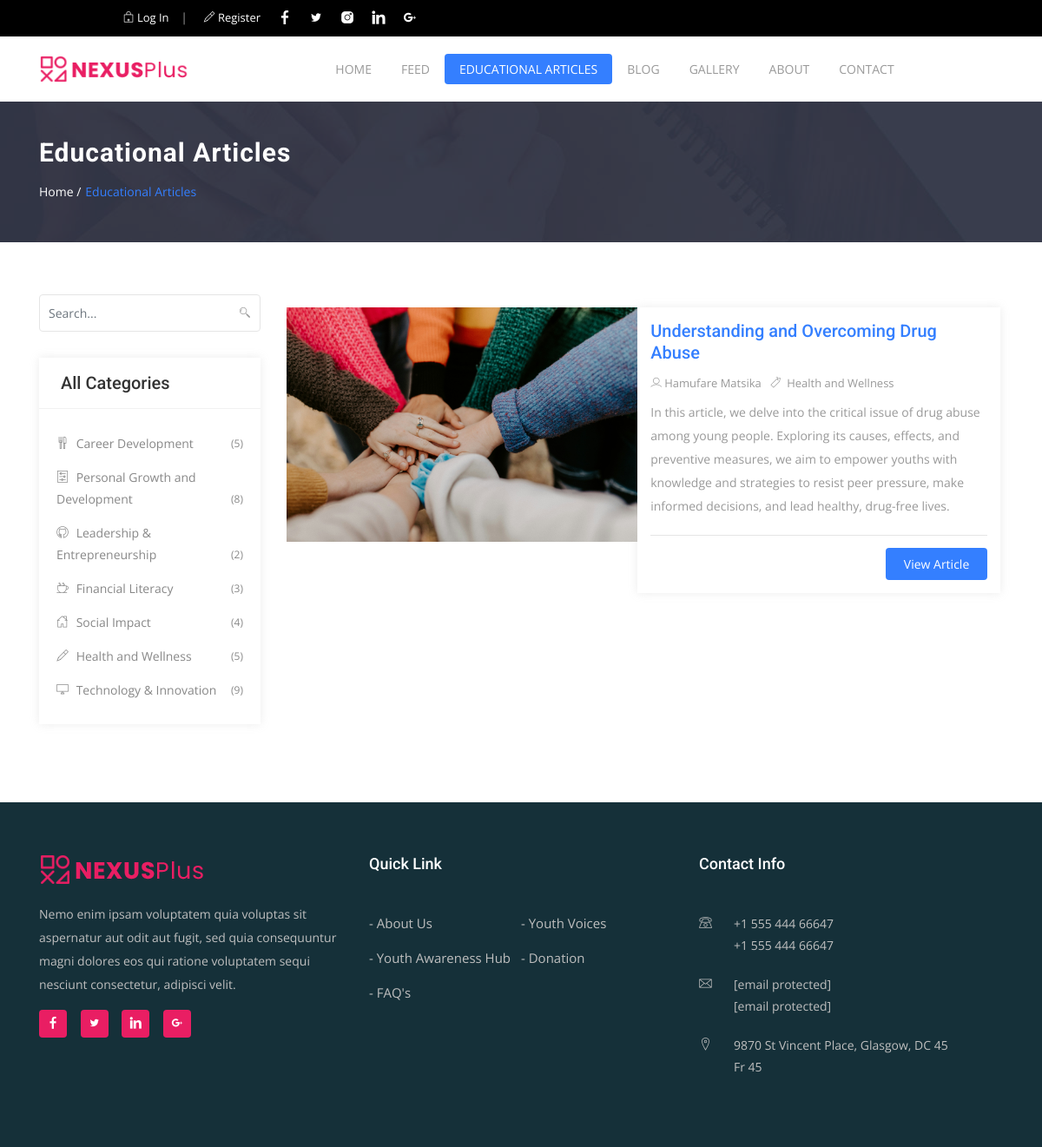
The app's page /educational-articles/ with its own data.
### core/models.py (models this page shows, shortened)
class EducationalArticle(models.Model):
    posted_by = models.ForeignKey(User, on_delete=models.CASCADE)
    category = models.CharField(max_length=255, choices=ARTICLE_CATEGORIES)
    title = models.CharField(max_length=255)
    cover_image = models.ImageField(upload_to='articles')
    short_description = models.CharField(max_length=600)
    content = models.TextField(max_length=10000)
    date_posted = models.DateTimeField(auto_now_add=True)

class User(AbstractBaseUser):
    email = models.EmailField(
        verbose_name='email address',
        max_length=255,
        unique=True,
    )
    first_name = models.CharField(max_length=255)
    last_name = models.CharField(max_length=255, blank=True)
    is_active = models.BooleanField(default=True)
    is_admin = models.BooleanField(default=False)
    is_staff = models.BooleanField(default=False)
    objects = MyUserManager()
    USERNAME_FIELD = 'email'
    REQUIRED_FIELDS = ['first_name', 'last_name']
    @property
    def full_name(self):
        return self.first_name + ' ' + self.last_name

### core/views.py (the view)
# urls.py: path('educational-articles/', views.articles_view, name="articles"),
def articles_view(request):
    context = {
        'articles_nav': 'active',
        'educational_articles': EducationalArticle.objects.all(),
    }
    return render(request, 'articles.html', context)

### templates/articles.html
{% extends 'base.html' %}
{% load static %}
{%  block content %}
{% include 'navbar.html' %}
<div class="page-header" style="background: url({% static 'assets/img/banner1.jpg' %});">
<div class="container">
<div class="row">
<div class="col-md-12">
<div class="breadcrumb-wrapper">
<h2 class="product-title">Educational Articles</h2>
<ol class="breadcrumb">
<li><a href="{% url 'home' %}">Home /</a></li>
<li class="current">Educational Articles</li>
</ol>
</div>
</div>
</div>
</div>
</div>
<div class="main-container section-padding">
<div class="container">
<div class="row">
<div class="col-lg-3 col-md-12 col-xs-12 page-sidebar">
<aside>
<div class="widget_search">
<form role="search" id="search-form">
<input type="search" class="form-control" autocomplete="off" name="s" placeholder="Search..." id="search-input" value="">
<button type="submit" id="search-submit" class="search-btn"><i class="lni-search"></i></button>
</form>
</div>
<div class="widget categories">
<h4 class="widget-title">All Categories</h4>
<ul class="categories-list">
<li>
<a href="#">
<i class="lni-dinner"></i>
Career Development  <span class="category-counter">(5)</span>
</a>
</li>
<li>
<a href="#">
<i class="lni-control-panel"></i>
Personal Growth and Development <span class="category-counter">(8)</span>
</a>
</li>
<li>
<a href="#">
<i class="lni-github"></i>
Leadership & Entrepreneurship <span class="category-counter">(2)</span>
</a>
</li>
<li>
<a href="#">
<i class="lni-coffee-cup"></i>
Financial Literacy <span class="category-counter">(3)</span>
</a>
</li>
<li>
<a href="#">
<i class="lni-home"></i>
Social Impact <span class="category-counter">(4)</span>
</a>
</li>
<li>
<a href="#">
<i class="lni-pencil"></i>
Health and Wellness <span class="category-counter">(5)</span>
</a>
</li>
<li>
<a href="#">
<i class="lni-display"></i>
Technology & Innovation <span class="category-counter">(9)</span>
</a>
</li>
</ul>
</div>
</aside>
</div>
<div class="col-lg-9 col-md-12 col-xs-12 page-content">
<div class="adds-wrapper">
<div class="tab-content">
<div id="list-view" class="tab-pane fade active show">
<div class="row">
{% if educational_articles.count %}
    {% for article in educational_articles %}
<div class="col-xs-12 col-sm-12 col-md-12 col-lg-12">
<div class="featured-box">
<figure>
<a href="#"><img class="img-fluid" src="{{ article.cover_image.url }}" alt=""></a>
</figure>
<div class="feature-content">
<h4><a href="ads-details.html">{{ article.title }}</a></h4>
<div class="meta-tag">
<span>
<i class="lni-user"></i>{{ article.posted_by.full_name }}
</span>
<span>
<a href="#"><i class="lni-tag"></i> {{ article.category }}</a>
</span>
</div>
<p class="dsc">{{ article.short_description }}</p>
<div class="listing-bottom">
<a href="{% url 'article-detail' article.id %}" class="btn btn-common float-right">View Article</a>
</div>
</div>
</div>
</div>
    {% endfor %}
{% else %}
    <div style="margin-left: 30%; margin-top: 10%">
<h4>No articles available</h4>
    </div>
{% endif %}
</div>
</div>
</div>
</div>
</div>
</div>
</div>
</div>
{% endblock %}

### static/assets/css/main.css (style rules this page uses)
html { overflow-x:hidden }
body { background:#fff;font-size:14px;font-weight:400;font-family:open sans,sans-serif;-webkit-box-sizing:border-box;-moz-box-sizing:border-box;box-sizing:border-box;-webkit-font-smoothing:subpixel-antialiased;color:#999;line-height:25px;-webkit-backface-visibility:hidden;backface-visibility:hidden;overflow-x:hidden }
h1,h2,h3,h4 { font-size:36px;color:#333;font-weight:700;font-family:roboto,sans-serif }
p { font-weight:400;font-family:open sans,sans-serif;margin:0;font-size:14px }
ul,ol { list-style:outside none none;margin:0;padding:0 }
.btn { font-size:14px;padding:7px 20px;cursor:pointer;font-weight:400;-webkit-transition:all .2s linear;-moz-transition:all .2s linear;-o-transition:all .2s linear;transition:all .2s linear;display:inline-block }
.btn-common { background-color:#347fff;position:relative;color:#fff;z-index:1;border-radius:4px;transition:all .2s ease-in-out;-moz-transition:all .2s ease-in-out;-webkit-transition:all .2s ease-in-out }
.section-padding { padding:60px 0 }
.page-header { padding:115px 0 25px;position:relative }
.page-header:before { content:'';position:absolute;top:0;left:0;width:100%;height:100%;background:rgba(54,59,77,.88) }
.page-header .breadcrumb-wrapper .product-title { font-size:30px;line-height:38px;font-weight:700;letter-spacing:1px;color:#fff }
.page-header .breadcrumb-wrapper .breadcrumb { font-size:14px;color:#347fff;border-radius:0;background:0 0;padding:5px 0;z-index:1 }
.page-header .breadcrumb-wrapper .breadcrumb li { display:inline-block }
.page-header .breadcrumb-wrapper .breadcrumb li a { color:#fff;padding-right:5px }
.featured-box { width:100%;background:#fff;margin-bottom:15px;margin-top:15px }
.featured-box figure { margin:0;width:100%;float:left;position:relative }
.featured-box .feature-content { display:inline-block;box-shadow:0 0 10px rgba(175,175,175,.23);padding:15px }
.featured-box .feature-content h4 { font-size:20px;font-weight:500;line-height:25px;margin-bottom:10px }
.featured-box .feature-content h4 a { color:#347fff }
.featured-box .feature-content span { display:block;font-size:13px;color:#999 }
.featured-box .feature-content .meta-tag { display:inline-block;width:100% }
.featured-box .feature-content .meta-tag span { float:left;margin-right:10px;color:#999 }
.featured-box .feature-content .meta-tag span i { margin-right:3px }
.featured-box .feature-content .meta-tag span a { color:#999 }
.featured-box .feature-content .dsc { line-height:27px;margin-bottom:22px }
.featured-box .feature-content .listing-bottom { padding:15px 0;border-top:1px solid #e5e5e5;width:100% }
.category-counter { font-size:12px;color:#888;float:right }
#list-view .featured-box { display:inline-block }
#list-view .featured-box figure { float:left;width:49% }
#list-view .featured-box .feature-content { float:left;text-align:left;padding:15px;width:50.667% }
#list-view .featured-box .feature-content .dsc { margin-bottom:20px }
#list-view .featured-box .feature-content .listing-bottom { padding:14px 0 0 }
.page-sidebar .widget { box-shadow:0 0 10px rgba(175,175,175,.23);margin-bottom:30px }
.page-sidebar .widget .widget-title { padding:17px 25px;margin-top:0;margin-bottom:0;font-size:20px;font-weight:500;border-bottom:1px solid #f1f1f1 }
.page-sidebar .categories-list { padding:20px }
.page-sidebar .categories-list li { padding:7px 0 }
.page-sidebar .categories-list li a { text-decoration:none;color:#888;width:100%;display:inline-block;transition:all .2s ease-in-out;-moz-transition:all .2s ease-in-out;-webkit-transition:all .2s ease-in-out;-o-transition:all .2s ease-in-out }
.page-sidebar .categories-list li a i { margin-right:5px }
.page-sidebar .categories-list li .category-counter { font-size:12px }
.widget_search { margin-bottom:30px }
.search-btn { position:absolute;top:0;right:20px;height:42px;background-color:transparent;border:none }
.search-btn i { color:#999 }
.form-control { display:block;width:100%;font-size:14px;box-shadow:none;color:#333;background:#fff;padding:10px;border:1px solid #e5e5e5;border-radius:4px;font-weight:400;transition:all 500ms ease;-webkit-transition:all 500ms ease;-ms-transition:all 500ms ease;-o-transition:all 500ms ease }

### records on screen
EducationalArticle: cover_image (picture), title "Understanding and Overcoming Drug Abuse", posted_by.full_name "Hamufare Matsika", category "Health and Wellness", short_description "In this article, we delve into the critical issue of drug abuse among young people. Exploring its causes, effects, and preventive measures, we aim to empower youths with knowledge and strategies to resist peer pressure, make informed decisions, and lead healthy, drug-free lives."
